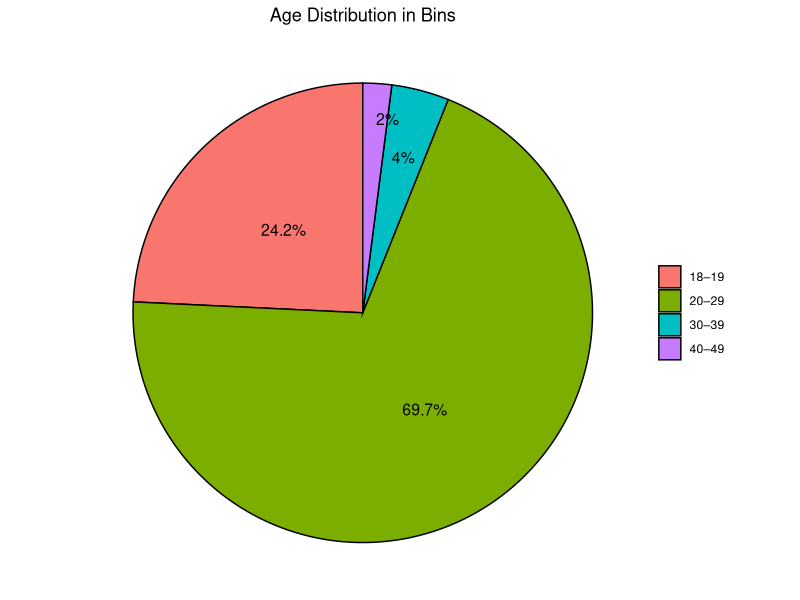
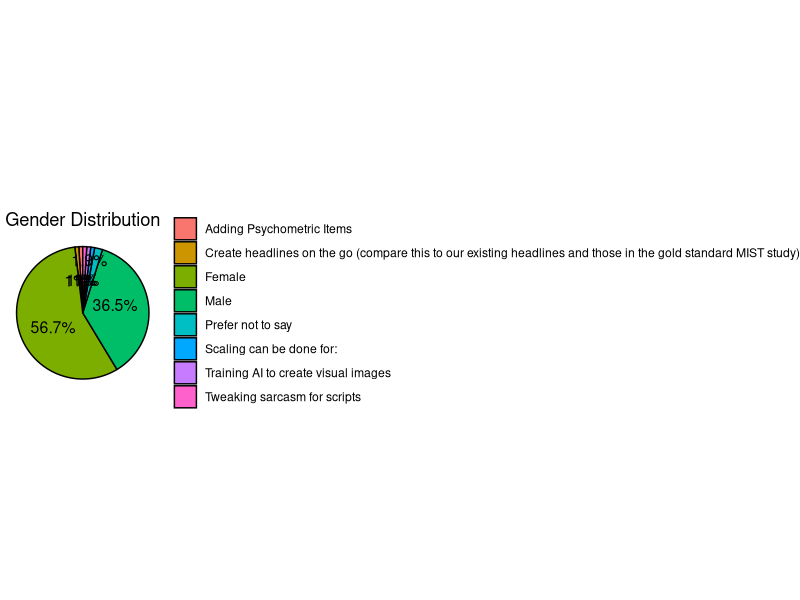

The R source for these figures, in order: (Note: this script raises an error after producing the figures.)
## ---- chunk 1

# Load libraries
library(tidyr)
library(gridExtra)
library(readxl)
library(dplyr)
library(corrplot)
library(writexl)
library(ggplot2)
library(stringr)
#library(gt)

# Load datasets

lying <- read_excel("data/lying_data.xlsx")
## ---- chunk 2

### AGE PIE CHART ###

#range(lying$Age, na.rm = TRUE)
# 18 - 48 years old

# Bin:
# 18 - 19
# 20 - 29
# 30 - 39
# 40 - 49

# 1. Create age bins
age_bins <- cut(lying$Age,
                breaks = c(17, 19, 29, 39, 49),
                labels = c("18–19", "20–29", "30–39", "40–49"),
                right = TRUE)

# 2. Create dataframe with counts & percentages
age_counts <- as.data.frame(table(age_bins))
colnames(age_counts) <- c("AgeGroup", "Count")

age_counts <- age_counts %>%
  mutate(Percent = round(Count / sum(Count) * 100, 1),
         Label = paste0(Percent, "%"))

# 3. Plot with percentage labels, black borders, and reduced font size
ggplot(age_counts, aes(x = "", y = Count, fill = AgeGroup)) +
  geom_bar(stat = "identity", width = 1, color = "black") +  # Black border around slices
  coord_polar(theta = "y") +
  theme_void() +
  labs(title = "Age Distribution in Bins") +
  theme(legend.title = element_blank()) +
  
  # 4. Add text for larger slices (inside the pie)
  geom_text(aes(label = ifelse(AgeGroup %in% c("18–19", "20–29"), Label, "")), 
            position = position_stack(vjust = 0.5), 
            color = "black", size = 4) +  # Reduced font size
  
  # 5. Add text for smaller slices (outside the pie)
  geom_text(aes(label = ifelse(AgeGroup == "30–39", Label, "")),
            position = position_nudge(x = 0.2),  # Adjust x to move the text for 30–39
            color = "black", size = 4) +  # Reduced font size
  
  geom_text(aes(label = ifelse(AgeGroup == "40–49", Label, "")),
            position = position_nudge(x = 0.35),  # Adjust x to move the text for 40–49
            color = "black", size = 4) +  # Reduced font size
  
  theme(plot.title = element_text(hjust = 0.5))  # Center the title
## ---- chunk 3

## GENDER PIE CHART ###

# Create dataframe with counts & percentages for Gender
gender_counts <- as.data.frame(table(lying$Gender))
colnames(gender_counts) <- c("Gender", "Count")

gender_counts <- gender_counts %>%
  mutate(Percent = round(Count / sum(Count) * 100, 1),
         Label = paste0(Percent, "%"))

# Plot Gender Distribution Pie Chart
ggplot(gender_counts, aes(x = "", y = Count, fill = Gender)) +
  geom_bar(stat = "identity", width = 1, color = "black") +
  coord_polar(theta = "y") +
  theme_void() +
  labs(title = "Gender Distribution") +
  theme(legend.title = element_blank(),
        plot.title = element_text(hjust = 0.5)) +

  # Text for genders EXCEPT "Prefer not to say"
  geom_text(data = subset(gender_counts, Gender != "Prefer not to say"),
            aes(label = Label), 
            position = position_stack(vjust = 0.5), 
            color = "black", size = 4) +

  # Text for "Prefer not to say" with adjusted position
  geom_text(data = subset(gender_counts, Gender == "Prefer not to say"),
            aes(label = Label), 
            position = position_nudge(x = 0.3),  # Adjust x as needed
            color = "black", size = 4)
## ---- chunk 4

### SOCIAL MEDIA PIE CHART ###


## ---- chunk 5

### PODCASTST ###

# I noticed there's different spellings of Joe Rogan. 
# Need to get different variations of spelling on the
# same page.

# Step 1: Convert to lowercase for consistency
cleaned <- tolower(lying$`Top 3 Entertainment_1`)

# Step 2: Clean up repeated "the"s at the start
cleaned <- gsub("^(the\\s+)+", "", cleaned)

# Step 3: Identify any Joe Rogan Experience variations and replace them
cleaned <- gsub("joe\\s*rogan.*exper.{2,}", "The Joe Rogan Experience", cleaned)

# Optional Step 4: Tidy up any leftover whitespace
cleaned <- trimws(cleaned)

# Step 5: Save it back to the original column
lying$`Top 3 Entertainment_1` <- cleaned

# Clean and standardize podcast names (ensure "joe rogan" is handled here)
lying <- lying %>%
  mutate(`Top 3 Entertainment_1` = case_when(
    str_detect(str_to_lower(`Top 3 Entertainment_1`), "call.?her.?dad") ~ "Call Her Daddy",
    str_detect(str_to_lower(`Top 3 Entertainment_1`), "pat mcafee.*show|pat mcafee.*talk") ~ "The Pat McAfee Show",
    str_detect(str_to_lower(`Top 3 Entertainment_1`), "cancelled.*tana|canceled|cancelled") ~ "Cancelled with Tana Mongeau",
    str_detect(str_to_lower(`Top 3 Entertainment_1`), "anything goes") ~ "Anything Goes",
    str_detect(str_to_lower(`Top 3 Entertainment_1`), "hot.?mess.*alex") | 
      str_to_lower(`Top 3 Entertainment_1`) == "hotmess" ~ "Hot Mess by Alex Earle",
    str_detect(str_to_lower(`Top 3 Entertainment_1`), "joe\\s*rogan") ~ "The Joe Rogan Experience",  # Added this line to catch "joe rogan"
    TRUE ~ `Top 3 Entertainment_1`
  ))

unique(na.omit(lying$`Top 3 Entertainment_1`))
# 42 different podcasts

length(unique(na.omit(lying$`Top 3 Entertainment_1`)))
# 42 different podcasts

## ---- chunk 6

# Define custom labels for groups
group_titles <- c(
  "1" = "VISUAL AD", # Test Group (Visual)
  "2" = "VISUAL AD", # Control Group (Visual)
  "3" = "AUDIO AD", # Test Group (Audio)
  "4" = "AUDIO AD" # Control Group (Audio)
)

# Reshape the data to long format for easier faceting
long_data <- misinfo_filtered %>%
  # Convert both "ITMIST PRE SCORE" and "ITMIST POST SCORE" to numeric
  mutate(
    `ITMIST PRE SCORE` = as.numeric(`ITMIST PRE SCORE`),
    `ITMIST POST SCORE` = as.numeric(`ITMIST POST SCORE`)
  ) %>%
  select(GROUP, `ITMIST PRE SCORE`, `ITMIST POST SCORE`) %>%  # Updated column names here
  pivot_longer(cols = c(`ITMIST PRE SCORE`, `ITMIST POST SCORE`), 
               names_to = "Test_Time", 
               values_to = "Score") %>%
  mutate(Test_Time = factor(Test_Time, levels = c("ITMIST PRE SCORE", "ITMIST POST SCORE")))  # Updated levels

# Create the plot for Groups 2 and 4 (Control Group)
plot2 <- ggplot(long_data %>% filter(GROUP %in% c(2, 4)), aes(x = Test_Time, y = Score, fill = Test_Time)) +
  geom_boxplot(outlier.colour = "red", outlier.shape = 16, outlier.size = 2) +
  facet_wrap(~ GROUP, labeller = as_labeller(group_titles)) +  # Only for Groups 2 and 4
  labs(
    title = "ITMIST Scores Before & After Ad - Control Group\n",  # Updated title for ITMIST
    x = "\nITMIST Test Scores",  # Updated axis label for ITMIST
    y = "Score\n"
  ) +
  theme_minimal() +
  theme(
    plot.title = element_text(hjust = 0.5, size = 14, face = "bold"),
    legend.position = "none"
  )

# Use grid.arrange to display the plot
grid.arrange(plot2)  # Display the plot for Control Groups (2 & 4)
## ---- chunk 7

lie_counts_wide <- lie_counts %>%
  select(GROUP, QuestionType, Response, n) %>%
  pivot_wider(names_from = Response, values_from = n, values_fill = 0)

# Then use gt or kable
#lie_counts_wide %>%
#  gt()
## ---- chunk 8

# Prepare data for stacked bar chart
stacked_data <- misinfo_filtered %>%
  count(GROUP, CHANGED_LENGTH_QQ1) %>%
  group_by(GROUP) %>%
  mutate(percentage = n / sum(n) * 100) %>%  # Convert to percentage
  ungroup()

# Ensure GROUP and CHANGED_LENGTH_QQ1 are factors for proper ordering
stacked_data$GROUP <- factor(stacked_data$GROUP, levels = c("1", "2", "3", "4"))
stacked_data$CHANGED_LENGTH_QQ1 <- factor(stacked_data$CHANGED_LENGTH_QQ1, levels = c("1", "2", "3"))

# Define custom labels for groups
group_titles <- c(
  "1" = "Test Group (Visual)",
  "2" = "Control Group (Visual)",
  "3" = "Test Group (Audio)",
  "4" = "Control Group (Audio)"
)

# Define labels for CHANGED_LENGTH_QQ1
view_labels <- c("1" = "Length stayed about the same",
                 "2" = "Length became longer",
                 "3" = "Length became shorter")

# Custom colors
custom_colors <- c("skyblue", "red", "orange")

# Create the stacked bar chart
stacked_bar_chart <- ggplot(stacked_data, aes(x = GROUP, y = percentage, fill = CHANGED_LENGTH_QQ1)) +
  geom_bar(stat = "identity", color = "black") +  # Stacked bars with black borders
  geom_text(aes(label = paste0(round(percentage, 1), "%")), 
            position = position_stack(vjust = 0.5),  # Position labels in center of bars
            color = "black", size = 4) +  # Adjust label size and color
  labs(
    title = "Change in QQ1 Comment Length After\nExposed to Ad",
    x = "\nGroup",
    y = "Percentage\n",
    fill = "Comment Length"
  ) +
  scale_x_discrete(labels = group_titles) +  # Map numeric groups to names
  scale_fill_manual(values = custom_colors, labels = view_labels) +  # Apply colors and labels
  theme_minimal() + 
  theme(
    plot.title = element_text(hjust = 0.5, size = 14, face = "bold"),  # Center and style the title
    axis.text.x = element_text(angle = 30, hjust = 1),  # Tilt x-axis labels for readability
    legend.position = "right",  # Keep legend visible
    legend.title = element_text(face = "bold"),
    legend.text = element_text(size = 10)
  )

# Print the stacked bar chart
print(stacked_bar_chart)
## ---- chunk 9

# Step 1: Reshape, include GROUP, relabel columns
type_of_lie_long <- lying %>%
  select(GROUP, QQ3_TYPE_OF_LIE, QQ3_LIE_2_SUMMARY) %>%
  pivot_longer(cols = c(QQ3_TYPE_OF_LIE, QQ3_LIE_2_SUMMARY),
               names_to = "QuestionType",
               values_to = "Response") %>%
  drop_na() %>%
  mutate(QuestionType = recode(QuestionType,
                               QQ3_TYPE_OF_LIE = "Before Ad",
                               QQ3_LIE_2_SUMMARY = "After Ad"))

# Step 2: Count and calculate percentages for each GROUP
lie_counts <- type_of_lie_long %>%
  group_by(GROUP, QuestionType, Response) %>%
  summarise(n = n(), .groups = "drop") %>%
  group_by(GROUP, QuestionType) %>%
  mutate(perc = n / sum(n) * 100)

# Step 3: Set factor levels for consistent x-axis order
lie_counts$QuestionType <- factor(lie_counts$QuestionType, levels = c("Before Ad", "After Ad"))

# Step 4: Create one plot per GROUP
plot_list <- lapply(unique(lie_counts$GROUP), function(g) {
  ggplot(filter(lie_counts, GROUP == g), aes(x = QuestionType, y = n, fill = Response)) +
    geom_bar(stat = "identity", position = "stack", color = "black") +
    geom_text(aes(label = paste0(round(perc, 1), "%")),
              position = position_stack(vjust = 0.5),
              size = 3,
              color = "black") +
    labs(title = paste("Group:", g),
         x = "\nResponses",
         y = "Count\n") +
    theme_minimal() #+
    #theme(axis.text.x = element_text(angle = 15, hjust = 1))
})

# Step 5: Print each plot
plot_list[[1]]  # Control Group (Visual)
plot_list[[2]]  # Test Group (Visual)
plot_list[[3]]  # Control Group (Audio)
plot_list[[4]]  # Test Group (Audio)
## ---- chunk 10

# Step 1: Reshape, include GROUP, relabel columns
type_of_lie_long <- lying %>%
  select(GROUP, QQ3_TYPE_OF_LIE, QQ3_LIE_2_SUMMARY) %>%
  pivot_longer(cols = c(QQ3_TYPE_OF_LIE, QQ3_LIE_2_SUMMARY),
               names_to = "QuestionType",
               values_to = "Response") %>%
  drop_na() %>%
  mutate(QuestionType = recode(QuestionType,
                               QQ3_TYPE_OF_LIE = "Before Ad",
                               QQ3_LIE_2_SUMMARY = "After Ad"))

# Step 2: Count and calculate percentages for each GROUP
lie_counts <- type_of_lie_long %>%
  group_by(GROUP, QuestionType, Response) %>%
  summarise(n = n(), .groups = "drop") %>%
  group_by(GROUP, QuestionType) %>%
  mutate(perc = n / sum(n) * 100)

# Step 3: Set factor levels for consistent x-axis order
lie_counts$QuestionType <- factor(lie_counts$QuestionType, levels = c("Before Ad", "After Ad"))

# Step 4: Create one plot per GROUP
plot_list <- lapply(unique(lie_counts$GROUP), function(g) {
  ggplot(filter(lie_counts, GROUP == g), aes(x = QuestionType, y = n, fill = Response)) +
    geom_bar(stat = "identity", position = "stack", color = "black") +
    geom_text(aes(label = n),
              position = position_stack(vjust = 0.5),
              size = 3,
              color = "black") +
    labs(title = paste("Group:", g),
         x = "\nResponses",
         y = "Count\n") +
    theme_minimal()
})

# Step 5: Print each plot
plot_list[[1]]  # Control Group (Visual)
plot_list[[2]]  # Test Group (Visual)
plot_list[[3]]  # Control Group (Audio)
plot_list[[4]]  # Test Group (Audio)
